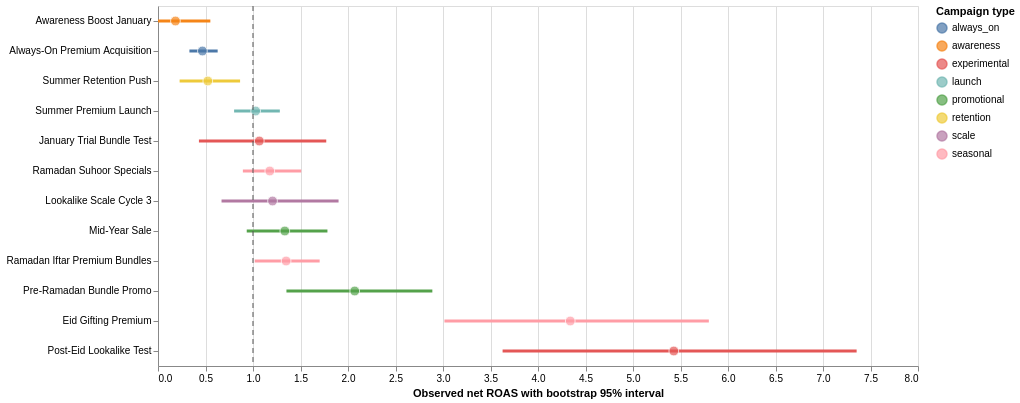

This figure's notebook cell:
### Markdown cell above
## 9. Visualize observed net ROAS stability

This chart uses the conversation bootstrap interval. A vertical line at ROAS 1.0
is a revenue-versus-media-spend reference, not a profit break-even line: product,
delivery, tax, staffing, and overhead costs are unavailable. The result also covers
only the supplied WhatsApp outcomes.

### Code cell
roas_chart_data = campaign_uncertainty.dropna(
    subset=["net_roas_bootstrap_lower", "net_roas_bootstrap_upper"]
)[
    [
        "campaign_name", "campaign_type", "observed_conversations",
        "net_roas", "net_roas_bootstrap_lower", "net_roas_bootstrap_upper",
    ]
].copy()
roas_order = roas_chart_data.sort_values("net_roas")["campaign_name"].tolist()
roas_base = alt.Chart(roas_chart_data).encode(
    y=alt.Y("campaign_name:N", sort=roas_order, title=None),
    color=alt.Color("campaign_type:N", title="Campaign type"),
    tooltip=[
        alt.Tooltip("campaign_name:N", title="Campaign"),
        alt.Tooltip("campaign_type:N", title="Type"),
        alt.Tooltip("observed_conversations:Q", title="Observed conversations", format=",.0f"),
        alt.Tooltip("net_roas:Q", title="Observed net ROAS", format=".2f"),
        alt.Tooltip("net_roas_bootstrap_lower:Q", title="95% lower", format=".2f"),
        alt.Tooltip("net_roas_bootstrap_upper:Q", title="95% upper", format=".2f"),
    ],
)
roas_intervals = roas_base.mark_rule(strokeWidth=3).encode(
    x=alt.X("net_roas_bootstrap_lower:Q", title="Observed net ROAS with bootstrap 95% interval"),
    x2="net_roas_bootstrap_upper:Q",
)
roas_points = roas_base.mark_point(filled=True, size=95, stroke="white", strokeWidth=1).encode(
    x="net_roas:Q"
)
reference = alt.Chart(pd.DataFrame({"x": [1.0]})).mark_rule(
    color="#555555", strokeDash=[5, 4]
).encode(x="x:Q")

display((roas_intervals + roas_points + reference).properties(width=760, height=360))

### Figure 1 — Vega-Lite specification as saved in the notebook (floating-point values rounded to 4 significant figures)
{"config": {"view": {"continuousWidth": 300, "continuousHeight": 300}}, "layer": [{"mark": {"type": "rule", "strokeWidth": 3}, "encoding": {"color": {"field": "campaign_type", "title": "Campaign type", "type": "nominal"}, "tooltip": [{"field": "campaign_name", "title": "Campaign", "type": "nominal"}, {"field": "campaign_type", "title": "Type", "type": "nominal"}, {"field": "observed_conversations", "format": ",.0f", "title": "Observed conversations", "type": "quantitative"}, {"field": "net_roas", "format": ".2f", "title": "Observed net ROAS", "type": "quantitative"}, {"field": "net_roas_bootstrap_lower", "format": ".2f", "title": "95% lower", "type": "quantitative"}, {"field": "net_roas_bootstrap_upper", "format": ".2f", "title": "95% upper", "type": "quantitative"}], "x": {"field": "net_roas_bootstrap_lower", "title": "Observed net ROAS with bootstrap 95% interval", "type": "quantitative"}, "x2": {"field": "net_roas_bootstrap_upper"}, "y": {"field": "campaign_name", "sort": ["Awareness Boost January", "Always-On Premium Acquisition", "Summer Retention Push", "Summer Premium Launch", "January Trial Bundle Test", "Ramadan Suhoor Specials", "Lookalike Scale Cycle 3", "Mid-Year Sale", "Ramadan Iftar Premium Bundles", "Pre-Ramadan Bundle Promo", "Eid Gifting Premium", "Post-Eid Lookalike Test"], "title": null, "type": "nominal"}}}, {"mark": {"type": "point", "filled": true, "size": 95, "stroke": "white", "strokeWidth": 1}, "encoding": {"color": {"field": "campaign_type", "title": "Campaign type", "type": "nominal"}, "tooltip": [{"field": "campaign_name", "title": "Campaign", "type": "nominal"}, {"field": "campaign_type", "title": "Type", "type": "nominal"}, {"field": "observed_conversations", "format": ",.0f", "title": "Observed conversations", "type": "quantitative"}, {"field": "net_roas", "format": ".2f", "title": "Observed net ROAS", "type": "quantitative"}, {"field": "net_roas_bootstrap_lower", "format": ".2f", "title": "95% lower", "type": "quantitative"}, {"field": "net_roas_bootstrap_upper", "format": ".2f", "title": "95% upper", "type": "quantitative"}], "x": {"field": "net_roas", "type": "quantitative"}, "y": {"field": "campaign_name", "sort": ["Awareness Boost January", "Always-On Premium Acquisition", "Summer Retention Push", "Summer Premium Launch", "January Trial Bundle Test", "Ramadan Suhoor Specials", "Lookalike Scale Cycle 3", "Mid-Year Sale", "Ramadan Iftar Premium Bundles", "Pre-Ramadan Bundle Promo", "Eid Gifting Premium", "Post-Eid Lookalike Test"], "title": null, "type": "nominal"}}}, {"data": {"name": "data-13398ab0a07e8bbd08d61e367b6a8f62"}, "mark": {"type": "rule", "color": "#555555", "strokeDash": [5, 4]}, "encoding": {"x": {"field": "x", "type": "quantitative"}}}], "data": {"name": "data-6e293555b5eec81243319ecc05f563fb"}, "height": 360, "width": 760, "$schema": "https://vega.github.io/schema/vega-lite/v5.20.1.json", "datasets": {"data-6e293555b5eec81243319ecc05f563fb": [{"campaign_name": "Always-On Premium Acquisition", "campaign_type": "always_on", "observed_conversations": 111, "net_roas": 0.4676, "net_roas_bootstrap_lower": 0.3307, "net_roas_bootstrap_upper": 0.628}, {"campaign_name": "Awareness Boost January", "campaign_type": "awareness", "observed_conversations": 4, "net_roas": 0.1837, "net_roas_bootstrap_lower": 0.0, "net_roas_bootstrap_upper": 0.5511}, {"campaign_name": "Pre-Ramadan Bundle Promo", "campaign_type": "promotional", "observed_conversations": 46, "net_roas": 2.071, "net_roas_bootstrap_lower": 1.352, "net_roas_bootstrap_upper": 2.888}, {"campaign_name": "January Trial Bundle Test", "campaign_type": "experimental", "observed_conversations": 15, "net_roas": 1.066, "net_roas_bootstrap_lower": 0.4309, "net_roas_bootstrap_upper": 1.771}, {"campaign_name": "Ramadan Suhoor Specials", "campaign_type": "seasonal", "observed_conversations": 64, "net_roas": 1.177, "net_roas_bootstrap_lower": 0.8934, "net_roas_bootstrap_upper": 1.508}, {"campaign_name": "Ramadan Iftar Premium Bundles", "campaign_type": "seasonal", "observed_conversations": 84, "net_roas": 1.349, "net_roas_bootstrap_lower": 1.018, "net_roas_bootstrap_upper": 1.702}, {"campaign_name": "Eid Gifting Premium", "campaign_type": "seasonal", "observed_conversations": 47, "net_roas": 4.34, "net_roas_bootstrap_lower": 3.015, "net_roas_bootstrap_upper": 5.798}, {"campaign_name": "Post-Eid Lookalike Test", "campaign_type": "experimental", "observed_conversations": 63, "net_roas": 5.43, "net_roas_bootstrap_lower": 3.627, "net_roas_bootstrap_upper": 7.354}, {"campaign_name": "Summer Premium Launch", "campaign_type": "launch", "observed_conversations": 97, "net_roas": 1.028, "net_roas_bootstrap_lower": 0.8011, "net_roas_bootstrap_upper": 1.282}, {"campaign_name": "Lookalike Scale Cycle 3", "campaign_type": "scale", "observed_conversations": 36, "net_roas": 1.206, "net_roas_bootstrap_lower": 0.6688, "net_roas_bootstrap_upper": 1.901}, {"campaign_name": "Mid-Year Sale", "campaign_type": "promotional", "observed_conversations": 34, "net_roas": 1.335, "net_roas_bootstrap_lower": 0.934, "net_roas_bootstrap_upper": 1.784}, {"campaign_name": "Summer Retention Push", "campaign_type": "retention", "observed_conversations": 16, "net_roas": 0.5243, "net_roas_bootstrap_lower": 0.2275, "net_roas_bootstrap_upper": 0.8641}], "data-13398ab0a07e8bbd08d61e367b6a8f62": [{"x": 1.0}]}}
